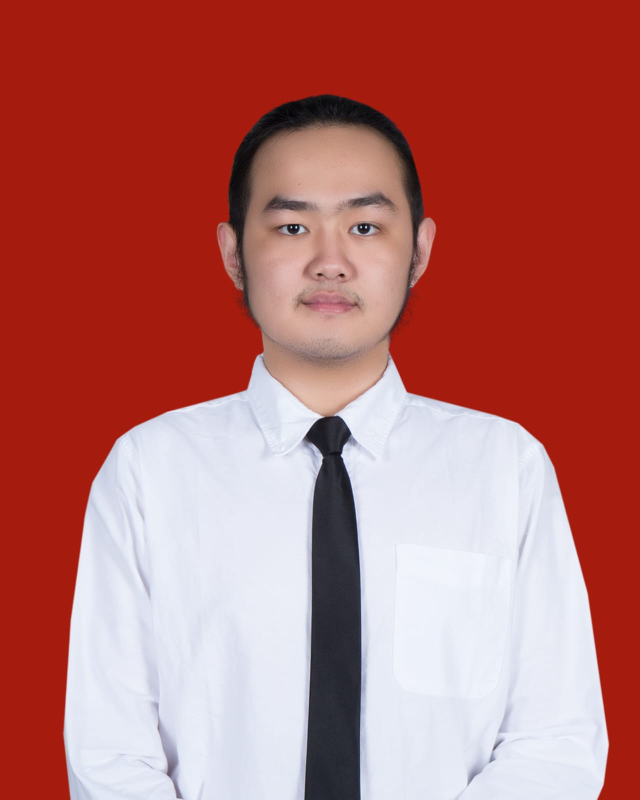
#> input picture image.jpg, 1280 x 1600 px (shown at 1/2 size)
$ python export_lap_var.py --images .   (older library calls are emulated)
#> lines starting #> are read from the running program, lines starting #| are printed output that depends on the picture
# import the necessary packages
from imutils import paths
import argparse
import csv
import cv2
from tqdm import tqdm

def variance_of_laplacian(image):
    # compute the Laplacian of the image and then return the focus
    # measure, which is simply the variance of the Laplacian
    return cv2.Laplacian(image, cv2.CV_64F).var()

# construct the argument parse and parse the arguments
ap = argparse.ArgumentParser()
ap.add_argument("-i", "--images", required=True,
help="path to input directory of images")
args = vars(ap.parse_args())

with open('lap_var_values.csv', 'w', newline='') as csvfile:
    writer = csv.writer(csvfile)
    writer.writerow(['lap_var','actual','phone', 'width'])
    # loop over the input images
    with tqdm(total=17040) as pbar:
        for image_path in paths.list_images(args["images"]):
            image_name = image_path.rsplit('\\', 1)[-1]
            # if the image contains Mb (motion blur) or Ob(out-of-focus blur)
            if ("Mb" in image_name or "Ob" in image_name):
                actu = "Blurry"
            else:
                actu = "Not"

            # if the image contains Mb (motion blur) or Ob(out-of-focus blur)
            if ("WP" in image_name):
                phone = "Nokia"
            else:
                phone = "Samsung"

            # load the image, convert it to grayscale, and compute the
            # focus measure of the image using the Variance of Laplacian
            # method
            image = cv2.imread(image_path)
#> image is the input picture: shape (1600, 1280, 3); mean B, G, R 105.9, 109.1, 182.4
            original_height, original_width, _ = image.shape
#> original_height = 1600; original_width = 1280
            aspect_ratio = original_height / original_width
#> aspect_ratio = 1.25
            gray = cv2.cvtColor(image, cv2.COLOR_BGR2GRAY)
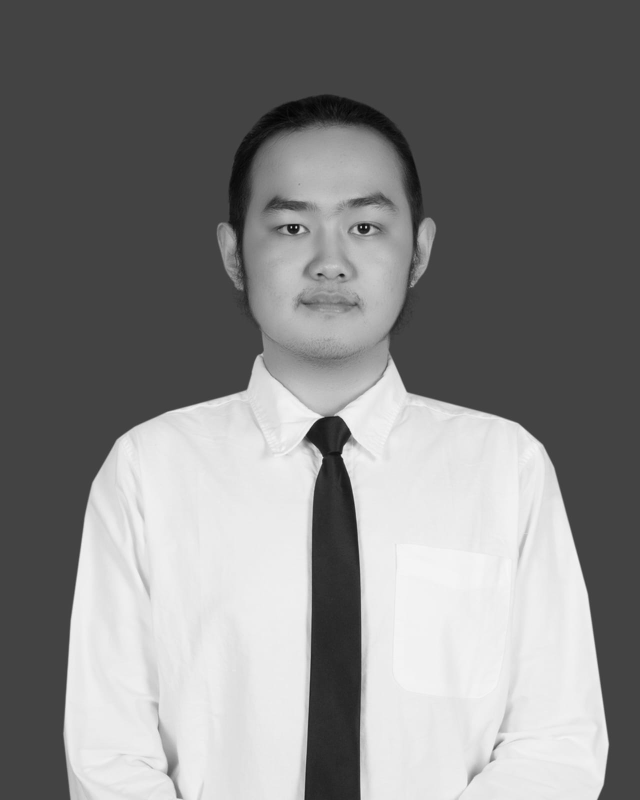
#> gray: shape (1600, 1280) (shown at 1/2 size); min 1, max 249, mean 130.7
            pbar.update(1)

            for image_width in [original_width, 400, 1600]:
                resized = cv2.resize(gray,
                    (image_width, int(image_width * aspect_ratio)))
                fm = variance_of_laplacian(resized)

                # prints the focus measure and clasification
                writer.writerow([fm, actu, phone, image_width])
                pbar.update(1)
#> this loop made 3 passes
#> fm on passes 1 to 3: 15.54, 251.3, 5.87
#> pass 2, `resized = cv2.resize(gray, (image_width, int(image_width * aspect_rati..`:
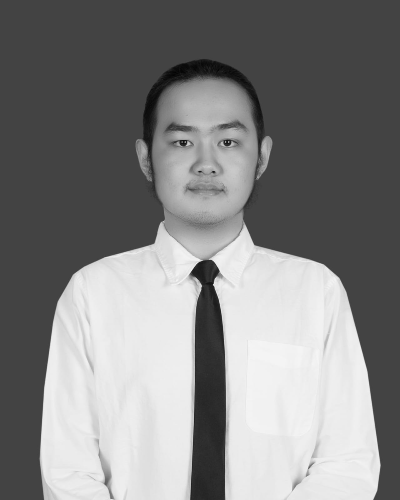
#> resized: shape (500, 400); min 3, max 245, mean 130.7

print("Finished exporting Laplacian variance values from dataset.")
